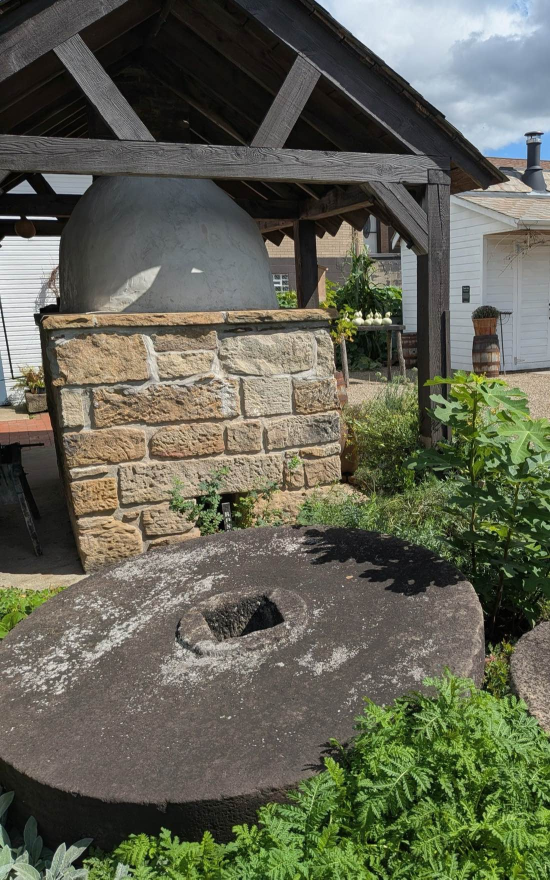
#> input picture assets/originals/Garden.jpg, 1100 x 1759 px (shown at 1/2 size); its folder holds only this picture in this run
$ python process_images.py
#> lines starting #> are read from the running program, lines starting #| are printed output that depends on the picture
"""Audit originals and generate responsive sizes + WebP into assets/img/."""
import os, json
from PIL import Image

ROOT = os.path.join(os.path.dirname(__file__), "..")
SRC = os.path.join(ROOT, "assets", "originals")
OUT = os.path.join(ROOT, "assets", "img")
os.makedirs(OUT, exist_ok=True)

WIDTHS = [480, 800, 1024, 1600]
SKIP = {"Walking-Tour-Map.pdf"}
audit = []

for fn in sorted(os.listdir(SRC)):
    if fn in SKIP:
        continue
    path = os.path.join(SRC, fn)
    im = Image.open(path)
#> im is the input picture: PIL image 1100x1759 RGB; mean R, G, B 98.1, 99.7, 84
    w, h = im.size
#> w = 1100; h = 1759
    base, ext = os.path.splitext(fn)
    is_photo = ext.lower() in (".jpg", ".jpeg")
    entry = {"file": fn, "width": w, "height": h, "outputs": []}

    if not is_photo:
        # PNGs (logo, wing): keep as-is + a lossless webp
        im.save(os.path.join(OUT, base + ".webp"), "WEBP", lossless=True)
        entry["outputs"].append(base + ".webp")
        audit.append(entry)
        continue

    targets = [tw for tw in WIDTHS if tw <= w] or [w]  # never upscale; tiny images keep native size
#> targets = [480, 800, 1024]
    for tw in targets:
        r = im.convert("RGB") if im.mode != "RGB" else im
        scaled = r.resize((tw, round(h * tw / w)), Image.LANCZOS) if tw != w else r
        for fmt, e, kw in (("WEBP", ".webp", {"quality": 82, "method": 6}),
                           ("JPEG", ".jpg", {"quality": 82, "optimize": True, "progressive": True})):
            out_name = f"{base}-{tw}w{e}"
            scaled.save(os.path.join(OUT, out_name), fmt, **kw)
            entry["outputs"].append(out_name)
#> this loop made 3 passes
#> pass 1, `scaled = r.resize((tw, round(h * tw / w)), Image.LANCZOS) if tw != w e..`:
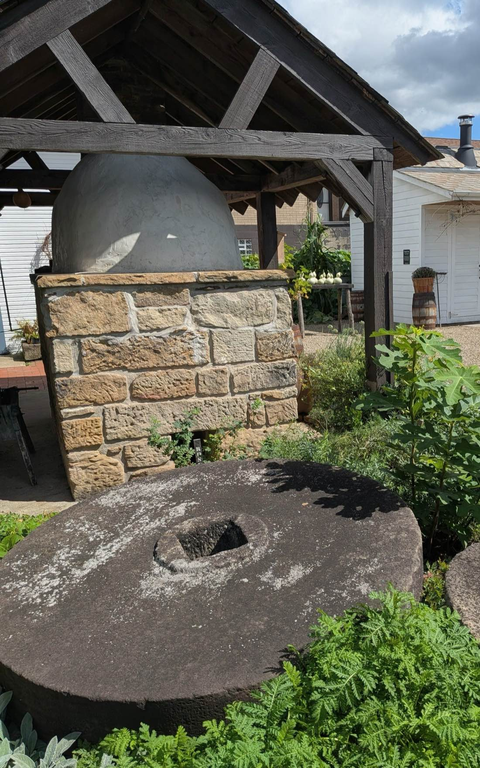
#> scaled: PIL image 480x768 RGB; mean R, G, B 98.1, 99.7, 84
    audit.append(entry)

with open(os.path.join(ROOT, "assets", "image-audit.json"), "w") as f:
    json.dump(audit, f, indent=2)
for a in audit:
    print(f"{a['file']:45s} {a['width']}x{a['height']}  -> {len(a['outputs'])} outputs")
#> this loop made 1 pass
#| Garden.jpg                                    1100x1759  -> 6 outputs

$ run again, on assets/originals/Hair-Art.jpg
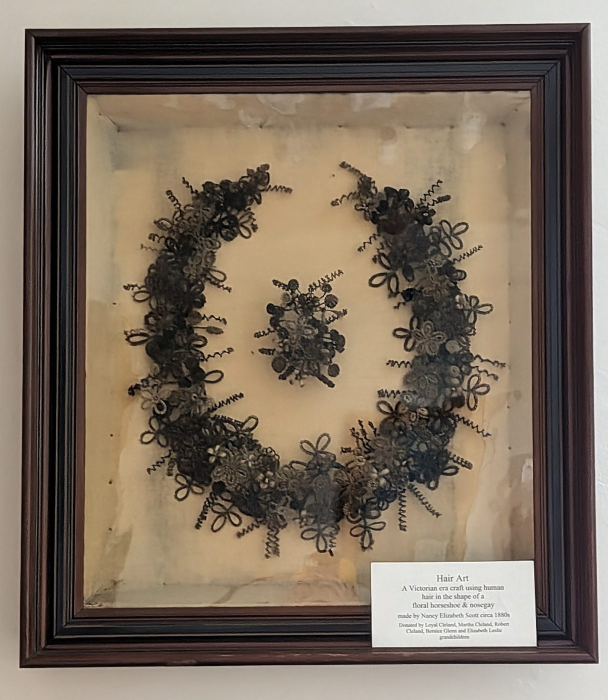
#> input picture assets/originals/Hair-Art.jpg, 1215 x 1400 px (shown at 1/2 size)
#> im is the input picture: PIL image 1215x1400 RGB; mean R, G, B 121.3, 107.6, 93.1
#> the loop `for tw in targets:` made 3 passes
#> pass 1, `scaled = r.resize((tw, round(h * tw / w)), Image.LANCZOS) if tw != w e..`:
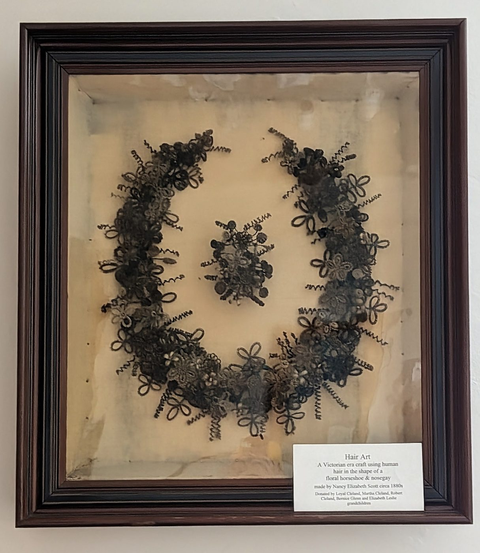
#> scaled: PIL image 480x553 RGB; mean R, G, B 121.3, 107.6, 93.2
#> pass 3, `scaled = r.resize((tw, round(h * tw / w)), Image.LANCZOS) if tw != w e..`:
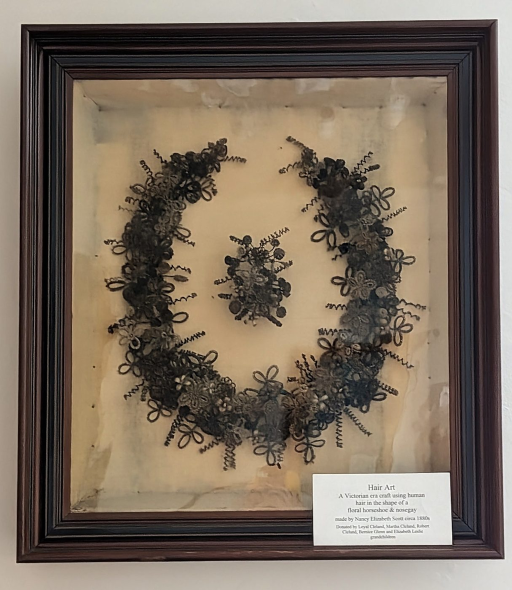
#> scaled: PIL image 1024x1180 RGB (shown at 1/2 size); mean R, G, B 121.3, 107.6, 93.1
#> the loop `for a in audit:` made 1 pass
#| Hair-Art.jpg                                  1215x1400  -> 6 outputs
